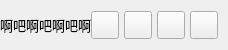
           <widget class="QFrame" name="contentTopBg">
            <property name="minimumSize">
             <size>
              <width>0</width>
              <height>50</height>
             </size>
            </property>
            <property name="maximumSize">
             <size>
              <width>16777215</width>
              <height>50</height>
             </size>
            </property>
            <property name="frameShape">
             <enum>QFrame::NoFrame</enum>
            </property>
            <property name="frameShadow">
             <enum>QFrame::Raised</enum>
            </property>
            <layout class="QHBoxLayout" name="horizontalLayout">
             <property name="spacing">
              <number>0</number>
             </property>
             <property name="leftMargin">
              <number>0</number>
             </property>
             <property name="topMargin">
              <number>0</number>
             </property>
             <property name="rightMargin">
              <number>10</number>
             </property>
             <property name="bottomMargin">
              <number>0</number>
             </property>
             <item>
              <widget class="QFrame" name="leftBox">
               <property name="sizePolicy">
                <sizepolicy hsizetype="Expanding" vsizetype="Preferred">
                 <horstretch>0</horstretch>
                 <verstretch>0</verstretch>
                </sizepolicy>
               </property>
               <property name="frameShape">
                <enum>QFrame::NoFrame</enum>
               </property>
               <property name="frameShadow">
                <enum>QFrame::Raised</enum>
               </property>
               <layout class="QHBoxLayout" name="horizontalLayout_3">
                <property name="spacing">
                 <number>0</number>
                </property>
                <property name="leftMargin">
                 <number>0</number>
                </property>
                <property name="topMargin">
                 <number>0</number>
                </property>
                <property name="rightMargin">
                 <number>0</number>
                </property>
                <property name="bottomMargin">
                 <number>0</number>
                </property>
                <item>
                 <widget class="QLabel" name="titleRightInfo">
                  <property name="sizePolicy">
                   <sizepolicy hsizetype="Preferred" vsizetype="Expanding">
                    <horstretch>0</horstretch>
                    <verstretch>0</verstretch>
                   </sizepolicy>
                  </property>
                  <property name="maximumSize">
                   <size>
                    <width>16777215</width>
                    <height>45</height>
                   </size>
                  </property>
                  <property name="font">
                   <font>
                    <family>Segoe UI</family>
                    <pointsize>10</pointsize>
                    <italic>false</italic>
                    <bold>false</bold>
                   </font>
                  </property>
                  <property name="text">
                   <string>啊吧啊吧啊吧啊</string>
                  </property>
                  <property name="alignment">
                   <set>Qt::AlignLeading|Qt::AlignLeft|Qt::AlignVCenter</set>
                  </property>
                 </widget>
                </item>
               </layout>
              </widget>
             </item>
             <item alignment="Qt::AlignRight">
              <widget class="QFrame" name="rightButtons">
               <property name="minimumSize">
                <size>
                 <width>0</width>
                 <height>28</height>
                </size>
               </property>
               <property name="frameShape">
                <enum>QFrame::NoFrame</enum>
               </property>
               <property name="frameShadow">
                <enum>QFrame::Raised</enum>
               </property>
               <layout class="QHBoxLayout" name="horizontalLayout_2">
                <property name="spacing">
                 <number>5</number>
                </property>
                <property name="leftMargin">
                 <number>0</number>
                </property>
                <property name="topMargin">
                 <number>0</number>
                </property>
                <property name="rightMargin">
                 <number>0</number>
                </property>
                <property name="bottomMargin">
                 <number>0</number>
                </property>
                <item>
                 <widget class="QPushButton" name="settingsTopBtn">
                  <property name="minimumSize">
                   <size>
                    <width>28</width>
                    <height>28</height>
                   </size>
                  </property>
                  <property name="maximumSize">
                   <size>
                    <width>28</width>
                    <height>28</height>
                   </size>
                  </property>
                  <property name="cursor">
                   <cursorShape>PointingHandCursor</cursorShape>
                  </property>
                  <property name="toolTip">
                   <string>Settings</string>
                  </property>
                  <property name="text">
                   <string/>
                  </property>
                  <property name="icon">
                   <iconset resource="../resources.qrc">
                    <normaloff>:/icons/images/icons/icon_settings.png</normaloff>:/icons/images/icons/icon_settings.png</iconset>
                  </property>
                  <property name="iconSize">
                   <size>
                    <width>20</width>
                    <height>20</height>
                   </size>
                  </property>
                 </widget>
                </item>
                <item>
                 <widget class="QPushButton" name="minimizeAppBtn">
                  <property name="minimumSize">
                   <size>
                    <width>28</width>
                    <height>28</height>
                   </size>
                  </property>
                  <property name="maximumSize">
                   <size>
                    <width>28</width>
                    <height>28</height>
                   </size>
                  </property>
                  <property name="cursor">
                   <cursorShape>PointingHandCursor</cursorShape>
                  </property>
                  <property name="toolTip">
                   <string>Minimize</string>
                  </property>
                  <property name="text">
                   <string/>
                  </property>
                  <property name="icon">
                   <iconset resource="../resources.qrc">
                    <normaloff>:/icons/images/icons/icon_minimize.png</normaloff>:/icons/images/icons/icon_minimize.png</iconset>
                  </property>
                  <property name="iconSize">
                   <size>
                    <width>20</width>
                    <height>20</height>
                   </size>
                  </property>
                 </widget>
                </item>
                <item>
                 <widget class="QPushButton" name="maximizeRestoreAppBtn">
                  <property name="minimumSize">
                   <size>
                    <width>28</width>
                    <height>28</height>
                   </size>
                  </property>
                  <property name="maximumSize">
                   <size>
                    <width>28</width>
                    <height>28</height>
                   </size>
                  </property>
                  <property name="font">
                   <font>
                    <family>Segoe UI</family>
                    <pointsize>10</pointsize>
                    <italic>false</italic>
                    <bold>false</bold>
                    <stylestrategy>PreferDefault</stylestrategy>
                   </font>
                  </property>
                  <property name="cursor">
                   <cursorShape>PointingHandCursor</cursorShape>
                  </property>
                  <property name="toolTip">
                   <string>Maximize</string>
                  </property>
                  <property name="text">
                   <string/>
                  </property>
                  <property name="icon">
                   <iconset resource="../resources.qrc">
                    <normaloff>:/icons/images/icons/icon_maximize.png</normaloff>:/icons/images/icons/icon_maximize.png</iconset>
                  </property>
                  <property name="iconSize">
                   <size>
                    <width>20</width>
                    <height>20</height>
                   </size>
                  </property>
                 </widget>
                </item>
                <item>
                 <widget class="QPushButton" name="closeAppBtn">
                  <property name="minimumSize">
                   <size>
                    <width>28</width>
                    <height>28</height>
                   </size>
                  </property>
                  <property name="maximumSize">
                   <size>
                    <width>28</width>
                    <height>28</height>
                   </size>
                  </property>
                  <property name="cursor">
                   <cursorShape>PointingHandCursor</cursorShape>
                  </property>
                  <property name="toolTip">
                   <string>Close</string>
                  </property>
                  <property name="text">
                   <string/>
                  </property>
                  <property name="icon">
                   <iconset resource="../resources.qrc">
                    <normaloff>:/icons/images/icons/icon_close.png</normaloff>:/icons/images/icons/icon_close.png</iconset>
                  </property>
                  <property name="iconSize">
                   <size>
                    <width>20</width>
                    <height>20</height>
                   </size>
                  </property>
                 </widget>
                </item>
               </layout>
              </widget>
             </item>
            </layout>
           </widget>
